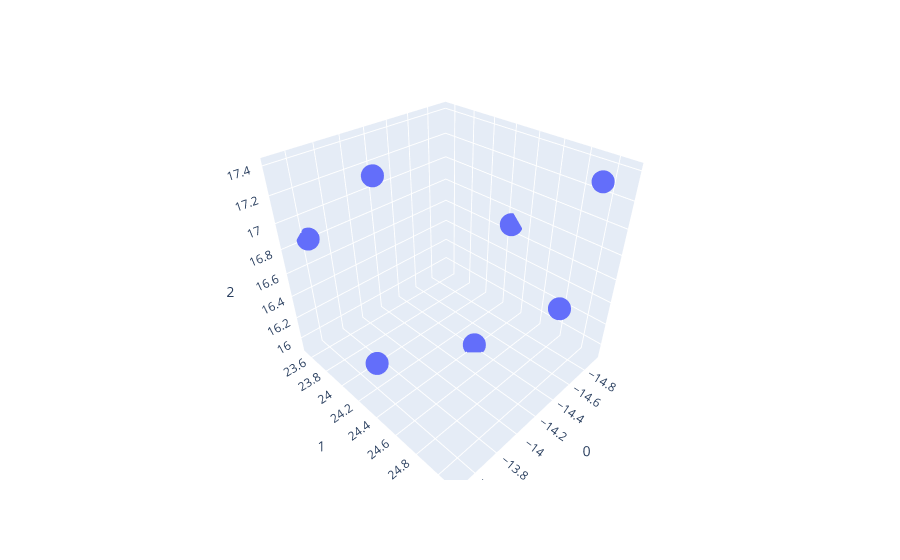

This figure's notebook cell:
### Code cell
f = px.scatter_3d(proj3D, x=0, y=1, z=2)
f.show()

### Figure 1 — Plotly figure (JSON) as saved in the notebook; plotly's stock layout.template omitted (floating-point values rounded to 4 significant figures)
{"data": [{"hovertemplate": "0=%{x}<br>1=%{y}<br>2=%{z}<extra></extra>", "legendgroup": "", "marker": {"color": "#636efa", "symbol": "circle"}, "mode": "markers", "name": "", "scene": "scene", "showlegend": false, "type": "scatter3d", "x": [-14.38, -13.48, -13.62, -13.82, -14.84, -14.94, -14.37], "y": [24.42, 24.41, 23.55, 24.08, 24.99, 24.26, 25.1], "z": [15.91, 16.35, 16.83, 17.4, 17.33, 16.69, 16.68]}], "layout": {"legend": {"tracegroupgap": 0}, "margin": {"t": 60}, "scene": {"domain": {"x": [0, 1], "y": [0, 1]}, "xaxis": {"title": {"text": "0"}}, "yaxis": {"title": {"text": "1"}}, "zaxis": {"title": {"text": "2"}}}}}
